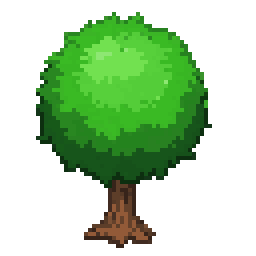
#> input picture assets/pixellab/fase-1/objetos/arvore.png, 64 x 64 px (shown 4 times larger)
$ python montar-sprites.py
#> lines starting #> are read from the running program, lines starting #| are printed output that depends on the picture
#!/usr/bin/env python3
"""Monta os sprites do PixelLab (assets/pixellab/) no formato que a interface usa.

Entrada:
  personagens/<nome>/anim/<animação>/<direção>/frame_NNN.png   (pacotes baixados do PixelLab)
  objetos/*.png                                                 (todos os objetos, das duas fases)
  fase-*/piso*/tileset.png                                      (tilesets: grama + outro terreno)

Saída em web/public/sprites/: uma tira horizontal por animação de cada personagem, um PNG por
objeto, um ladrilho por piso e o manifest.json com tamanho dos quadros, pés e cabeça.

Uso: python3 assets/pixellab/montar-sprites.py   (precisa do Pillow)
"""

import colorsys
import json
import os
import shutil
from pathlib import Path

from PIL import Image

ROOT = Path(__file__).resolve().parents[2]
SRC = ROOT / "assets" / "pixellab"
OUT = ROOT / "web" / "public" / "sprites"

# Quais quadros de cada animação entram no loop. As do PixelLab vêm com o começo e o fim
# do movimento (sentar → digitar → levantar; braços subindo → descendo): o loop usa só o meio.
QUADROS = {
    "parado": None,
    "digitando": [3, 4, 5, 6],
    "mao": [2, 3, 4, 5, 6, 7],
    "comemorando": [3, 4, 5, 6, 7, 8],
    "andar": None,
}

# Pisos: (nome, tileset de origem, o que conta como o terreno).
PISOS = [
    ("grama", "fase-1/piso/tileset.png", "grama"),
    ("madeira", "fase-1/piso/tileset.png", "outro"),
    ("corredor", "fase-2/piso-corredor/tileset.png", "outro"),
    ("copa", "fase-2/piso-copa/tileset.png", "outro"),
]


def is_grass(rgb) -> bool:
    h, _, s = colorsys.rgb_to_hls(*(v / 255 for v in rgb))
    return 80 < h * 360 < 160 and s > 0.3


def pure_tile(sheet: Image.Image, want_grass: bool, n: int = 32) -> Image.Image:
    """
    Quadrado n×n só de um terreno, em qualquer posição da folha, escolhendo o que melhor se
    repete lado a lado (borda esquerda parecida com a direita, a de cima com a de baixo).
    Não usamos a metadata do PixelLab: na fase 1 os cantos dela não batiam com a imagem.
    """
    rgb = sheet.convert("RGB")
    W, H = rgb.size
    px = rgb.load()
    ok = [[1 if is_grass(px[x, y]) == want_grass else 0 for x in range(W)] for y in range(H)]
    acc = [[0] * (W + 1) for _ in range(H + 1)]
    for y in range(H):
        for x in range(W):
            acc[y + 1][x + 1] = ok[y][x] + acc[y][x + 1] + acc[y + 1][x] - acc[y][x]

    def seam(x0: int, y0: int) -> int:
        diff = lambda a, b: sum(abs(i - j) for i, j in zip(a, b))
        horiz = sum(diff(px[x0, y0 + i], px[x0 + n - 1, y0 + i]) for i in range(n))
        vert = sum(diff(px[x0 + i, y0], px[x0 + i, y0 + n - 1]) for i in range(n))
        return horiz + vert

    candidates = [
        (seam(x, y), x, y)
        for y in range(H - n + 1)
        for x in range(W - n + 1)
        if acc[y + n][x + n] - acc[y][x + n] - acc[y + n][x] + acc[y][x] == n * n
    ]
    if not candidates:
        raise SystemExit(f"nenhum quadrado {n}x{n} só de {'grama' if want_grass else 'piso'} na folha")
    _, x, y = min(candidates)
    return sheet.crop((x, y, x + n, y + n))


def feet_y(frames: list[Image.Image]) -> int:
    """Última linha com pixel visível em qualquer quadro: onde ficam os pés."""
    return max(f.getbbox()[3] for f in frames if f.getbbox())


def head_y(frames: list[Image.Image]) -> int:
    """Topo da cabeça (mediana dos quadros, para um braço levantado não puxar)."""
    tops = sorted(f.getbbox()[1] for f in frames if f.getbbox())
    return tops[len(tops) // 2]


def strip(frames: list[Image.Image]) -> Image.Image:
    w, h = frames[0].size
    out = Image.new("RGBA", (w * len(frames), h))
    for i, fr in enumerate(frames):
        out.alpha_composite(fr, (i * w, 0))
    return out


def main() -> None:
    if OUT.exists():
        shutil.rmtree(OUT)
    (OUT / "personagens").mkdir(parents=True)
    manifest: dict = {"objetos": {}, "pisos": {}, "personagens": {}}

    for f in sorted((SRC / "objetos").glob("*.png")):
        img = Image.open(f).convert("RGBA")
#> img is the input picture: PIL image 64x64 RGBA; mean R, G, B, A 22.3, 55.3, 15.3, 98.1
        img.save(OUT / f.name)
        manifest["objetos"][f.stem] = {"arquivo": f.name, "w": img.width, "h": img.height}

    for nome, origem, terreno in PISOS:
        t = pure_tile(Image.open(SRC / origem).convert("RGBA"), terreno == "grama")
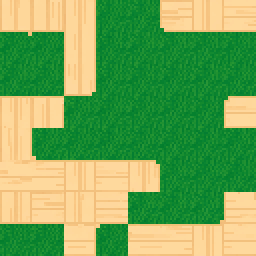
#> input picture assets/pixellab/fase-1/piso/tileset.png, 128 x 128 px (shown 2 times larger)
#> in pure_tile, `ok = [[1 if is_grass(px[x, y]) == want_grass else 0 for x in range(W)]..`: ok = 128 items
#> after the loop in pure_tile, `for y in range(H):`: acc = 129 items
#> in seam, `horiz = sum(diff(px[x0, y0 + i], px[x0 + n - 1, y0 + i]) for i in rang..`: horiz = 753
#> in seam, `vert = sum(diff(px[x0 + i, y0], px[x0 + i, y0 + n - 1]) for i in range..`: vert = 743
#> in pure_tile, `candidates = [ (seam(x, y), x, y) for y in range(H - n + 1) for x in r..`: candidates = 1199 items, first 6: (1496, 48, 0), (1211, 48, 1), (1500, 48, 2), (1460, 48, 3), (1358, 48, 4), (1316, 48, 5)
#> in pure_tile, `_, x, y = min(candidates)`: x = 36; y = 48
#> in pure_tile, `return sheet.crop((x, y, x + n, y + n))`:
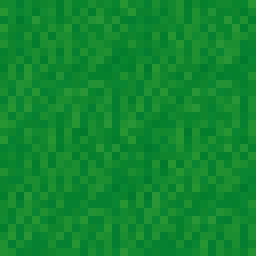
#> returned value: PIL image 32x32 RGBA (shown 8 times larger); mean R, G, B, A 17, 136, 48.1, 255
#> pass 3 of the loop in main, `for nome, origem, terreno in PISOS:`:
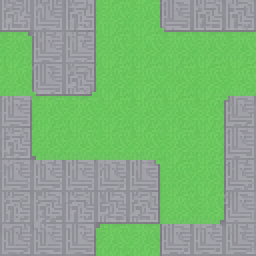
#> input picture assets/pixellab/fase-2/piso-corredor/tileset.png, 128 x 128 px (shown 2 times larger)
#> candidates = 338 items, first 6: (2241, 16, 0), (1787, 16, 1), (1833, 16, 2), (1674, 16, 3), (1838, 16, 4), (1763, 16, 5)
#> x = 0; y = 87
#> in pure_tile (call 3), `return sheet.crop((x, y, x + n, y + n))`:
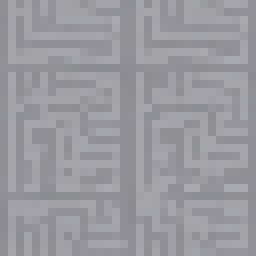
#> returned value: PIL image 32x32 RGBA (shown 8 times larger); mean R, G, B, A 153.1, 152.6, 160.1, 255
#> the loop made 4 passes; the first 3 are shown
        t.save(OUT / f"{nome}.png")
        manifest["pisos"][nome] = {"arquivo": f"{nome}.png", "w": t.width, "h": t.height}

#> (the run stopped early here; a loop or call above may not have finished)
